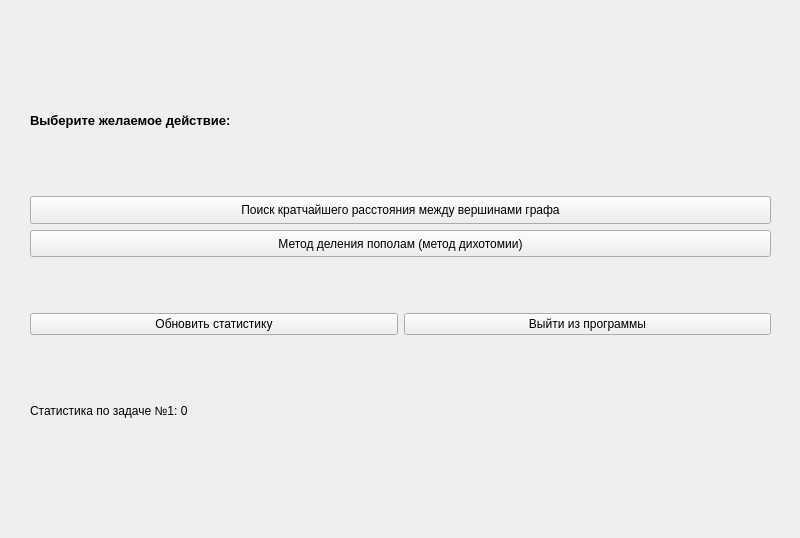
<?xml version="1.0" encoding="UTF-8"?>
<ui version="4.0">
 <class>MainWindow</class>
 <widget class="QMainWindow" name="MainWindow">
  <property name="geometry">
   <rect>
    <x>0</x>
    <y>0</y>
    <width>800</width>
    <height>538</height>
   </rect>
  </property>
  <property name="windowTitle">
   <string>MainWindow</string>
  </property>
  <widget class="QWidget" name="centralwidget">
   <widget class="QStackedWidget" name="main_pages">
    <property name="geometry">
     <rect>
      <x>10</x>
      <y>10</y>
      <width>781</width>
      <height>511</height>
     </rect>
    </property>
    <widget class="QWidget" name="central_page">
     <widget class="QWidget" name="verticalLayoutWidget_2">
      <property name="geometry">
       <rect>
        <x>20</x>
        <y>40</y>
        <width>741</width>
        <height>431</height>
       </rect>
      </property>
      <layout class="QVBoxLayout" name="verticalLayout_2">
       <item>
        <widget class="QLabel" name="desired_action">
         <property name="font">
          <font>
           <pointsize>10</pointsize>
           <bold>true</bold>
          </font>
         </property>
         <property name="text">
          <string>Выберите желаемое действие:</string>
         </property>
        </widget>
       </item>
       <item>
        <layout class="QVBoxLayout" name="verticalLayout">
         <item>
          <widget class="QPushButton" name="shortest_distance_button">
           <property name="sizePolicy">
            <sizepolicy hsizetype="Minimum" vsizetype="Minimum">
             <horstretch>0</horstretch>
             <verstretch>0</verstretch>
            </sizepolicy>
           </property>
           <property name="text">
            <string>Поиск кратчайшего расстояния между вершинами графа</string>
           </property>
          </widget>
         </item>
         <item>
          <widget class="QPushButton" name="dichotomy_method_button">
           <property name="sizePolicy">
            <sizepolicy hsizetype="Minimum" vsizetype="Minimum">
             <horstretch>0</horstretch>
             <verstretch>0</verstretch>
            </sizepolicy>
           </property>
           <property name="text">
            <string>Метод деления пополам (метод дихотомии)</string>
           </property>
          </widget>
         </item>
         <item>
          <layout class="QHBoxLayout" name="horizontalLayout">
           <property name="topMargin">
            <number>50</number>
           </property>
           <item>
            <widget class="QPushButton" name="stat_button">
             <property name="sizePolicy">
              <sizepolicy hsizetype="Minimum" vsizetype="Minimum">
               <horstretch>0</horstretch>
               <verstretch>0</verstretch>
              </sizepolicy>
             </property>
             <property name="text">
              <string>Обновить статистику</string>
             </property>
            </widget>
           </item>
           <item>
            <widget class="QPushButton" name="exit_button">
             <property name="sizePolicy">
              <sizepolicy hsizetype="Minimum" vsizetype="Minimum">
               <horstretch>0</horstretch>
               <verstretch>0</verstretch>
              </sizepolicy>
             </property>
             <property name="text">
              <string>Выйти из программы</string>
             </property>
            </widget>
           </item>
          </layout>
         </item>
        </layout>
       </item>
       <item>
        <widget class="QLabel" name="stat1">
         <property name="text">
          <string>Статистика по задаче №1: 0</string>
         </property>
        </widget>
       </item>
      </layout>
     </widget>
    </widget>
    <widget class="QWidget" name="page_shortest_distance">
     <widget class="QWidget" name="verticalLayoutWidget_3">
      <property name="geometry">
       <rect>
        <x>20</x>
        <y>30</y>
        <width>721</width>
        <height>451</height>
       </rect>
      </property>
      <layout class="QVBoxLayout" name="verticalLayout_3">
       <item>
        <widget class="QLabel" name="shortest_distance_text">
         <property name="sizePolicy">
          <sizepolicy hsizetype="Preferred" vsizetype="Fixed">
           <horstretch>0</horstretch>
           <verstretch>0</verstretch>
          </sizepolicy>
         </property>
         <property name="font">
          <font>
           <pointsize>10</pointsize>
           <bold>true</bold>
          </font>
         </property>
         <property name="text">
          <string>Поиск кратчайшего расстояния между вершинами графа</string>
         </property>
         <property name="alignment">
          <set>Qt::AlignCenter</set>
         </property>
        </widget>
       </item>
       <item>
        <widget class="QLabel" name="shortest_distance_condition">
         <property name="text">
          <string>Здесь должен быть текст задачи (задания)...</string>
         </property>
        </widget>
       </item>
       <item>
        <widget class="QLineEdit" name="shortest_distance_label">
         <property name="text">
          <string/>
         </property>
         <property name="placeholderText">
          <string>Введите ответ...</string>
         </property>
        </widget>
       </item>
       <item>
        <widget class="QLabel" name="shortest_distance_answer">
         <property name="sizePolicy">
          <sizepolicy hsizetype="Preferred" vsizetype="Fixed">
           <horstretch>0</horstretch>
           <verstretch>0</verstretch>
          </sizepolicy>
         </property>
         <property name="font">
          <font>
           <bold>true</bold>
          </font>
         </property>
         <property name="text">
          <string>Вы ответили неверно!</string>
         </property>
         <property name="alignment">
          <set>Qt::AlignCenter</set>
         </property>
        </widget>
       </item>
       <item>
        <layout class="QHBoxLayout" name="horizontalLayout_2">
         <item>
          <widget class="QPushButton" name="shortest_distance_check">
           <property name="text">
            <string>Проверить ответ</string>
           </property>
          </widget>
         </item>
         <item>
          <widget class="QPushButton" name="shortest_distance_next">
           <property name="text">
            <string>Перейти к новой задаче</string>
           </property>
          </widget>
         </item>
        </layout>
       </item>
       <item>
        <widget class="QPushButton" name="shortest_distance_return">
         <property name="text">
          <string>Вернуться к выбору задания</string>
         </property>
        </widget>
       </item>
      </layout>
     </widget>
    </widget>
    <widget class="QWidget" name="page_aes"/>
    <widget class="QWidget" name="page_dichotomy">
     <widget class="QWidget" name="verticalLayoutWidget_4">
      <property name="geometry">
       <rect>
        <x>30</x>
        <y>30</y>
        <width>721</width>
        <height>451</height>
       </rect>
      </property>
      <layout class="QVBoxLayout" name="verticalLayout_4">
       <item>
        <widget class="QLabel" name="dichotomy_text">
         <property name="sizePolicy">
          <sizepolicy hsizetype="Preferred" vsizetype="Fixed">
           <horstretch>0</horstretch>
           <verstretch>0</verstretch>
          </sizepolicy>
         </property>
         <property name="font">
          <font>
           <pointsize>10</pointsize>
           <bold>true</bold>
          </font>
         </property>
         <property name="text">
          <string>Метод деления пополам (метод дихотомии)</string>
         </property>
         <property name="alignment">
          <set>Qt::AlignCenter</set>
         </property>
        </widget>
       </item>
       <item>
        <widget class="QLabel" name="dichotomy_condition">
         <property name="text">
          <string>Здесь должен быть текст задачи (задания)...</string>
         </property>
        </widget>
       </item>
       <item>
        <widget class="QLineEdit" name="dichotomy_label">
         <property name="text">
          <string/>
         </property>
         <property name="placeholderText">
          <string>Введите ответ...</string>
         </property>
        </widget>
       </item>
       <item>
        <widget class="QLabel" name="dichotomy_answer">
         <property name="sizePolicy">
          <sizepolicy hsizetype="Preferred" vsizetype="Fixed">
           <horstretch>0</horstretch>
           <verstretch>0</verstretch>
          </sizepolicy>
         </property>
         <property name="font">
          <font>
           <bold>true</bold>
          </font>
         </property>
         <property name="layoutDirection">
          <enum>Qt::LeftToRight</enum>
         </property>
         <property name="text">
          <string>Вы ответили неверно!</string>
         </property>
         <property name="alignment">
          <set>Qt::AlignCenter</set>
         </property>
        </widget>
       </item>
       <item>
        <layout class="QHBoxLayout" name="horizontalLayout_3">
         <item>
          <widget class="QPushButton" name="dichotomy_check">
           <property name="text">
            <string>Проверить ответ</string>
           </property>
          </widget>
         </item>
         <item>
          <widget class="QPushButton" name="dichotomy_next">
           <property name="text">
            <string>Перейти к новой задаче</string>
           </property>
          </widget>
         </item>
        </layout>
       </item>
       <item>
        <widget class="QPushButton" name="dichotomy_return">
         <property name="text">
          <string>Вернуться к выбору задания</string>
         </property>
        </widget>
       </item>
      </layout>
     </widget>
    </widget>
   </widget>
  </widget>
 </widget>
 <resources/>
 <connections/>
</ui>
